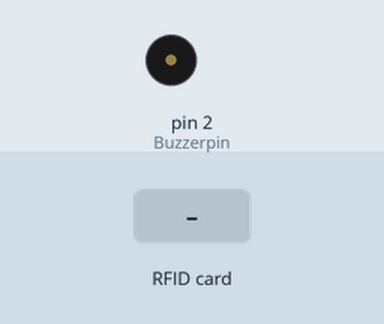
A sketch run on a simulated Arduino Uno, built with avr-gcc and run on an emulated ATmega328P. On the bench: buzzer (waves = sounding, pin HIGH). The test bench sets the inputs (shaded band). The local clock reads 2024-03-15 10:24:30 at power-on unless the sketch sets it; the modem accepts every AT command (registered, SIM ready, sends succeed) and sends nothing else; pins used as bus, display or sensor lines are not drawn; what the sketch prints to the serial monitor is not drawn.

Above: at 1.2 s.
1.3 s: RFID card 5E 7A 19 C4 held to the reader
Timing chart, 0 to 4.3 s (numbered marks = the images above; inputs shaded):
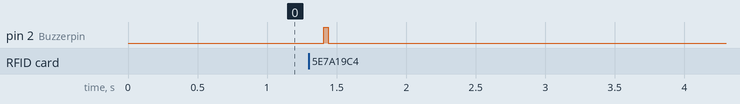

The sketch:

Lab06_rfid-rc522_read_uuid_2_lora.ino
```cpp
#include <SPI.h>
#include <MFRC522.h>
#include <stdio.h>
#include <DS1302.h>
#include <Wire.h>
#include <SoftwareSerial.h>
// DS1302 clock 模組 Arduino PIN 定義
const int kCePin   = 4;  //RST
const int kIoPin   = 5;  //DAT
const int kSclkPin = 6;  //CLK

DS1302 rtc(kCePin, kIoPin, kSclkPin);
// RFID Reader RFID-RC522模組 PIN 定義
#define RST_PIN         9          // Configurable, see typical pin layout above
#define SS_PIN          10         // Configurable, see typical pin layout above
//下面三個port 不能改     UNO        MEGA      NanoV3      Micro          Micro Pro
//SPI MOSI    MOSI         11         51        D11        ICSP-4           16
//SPI MISO    MISO         12         50        D12        ICSP-1           14
//SPI SCK     SCK          13         52        D13        ICSP-3           15
MFRC522 mfrc522(SS_PIN, RST_PIN);  // Create MFRC522 instance
//蜂鳴器 PIN 定義
int Buzzerpin = 2;
//lora module PIN define
SoftwareSerial LoRaUART(7,8); // to TX, to RX


String dayAsString(const Time::Day day) {
  switch (day) {
    case Time::kSunday: return "Sunday";
    case Time::kMonday: return "Monday";
    case Time::kTuesday: return "Tuesday";
    case Time::kWednesday: return "Wednesday";
    case Time::kThursday: return "Thursday";
    case Time::kFriday: return "Friday";
    case Time::kSaturday: return "Saturday";
  }
  return "(unknown day)";
}
String printTime() {
  // Get the current time and date from the chip.
  Time t = rtc.time();

  // Name the day of the week.
  const String day = dayAsString(t.day);

  // Format the time and date and insert into the temporary buffer.
  char buf[50];
  char lora_time[11];
  snprintf(buf, sizeof(buf), "%s %04d-%02d-%02d %02d:%02d:%02d",
           day.c_str(),
           t.yr, t.mon, t.date,
           t.hr, t.min, t.sec);
  snprintf(lora_time, sizeof(lora_time), "%02d%02d%02d%02d%02d",
           t.mon, t.date,
           t.hr, t.min, t.sec);
  // Print the formatted string to serial so we can see the time.
  Serial.println(buf);
  return lora_time;
}
void setup() {
  Serial.begin(9600);   // Initialize serial communications with the PC
  while (!Serial);    // Do nothing if no serial port is opened (added for Arduinos based on ATMEGA32U4)
  LoRaUART.begin(9600);
  LoRaUART.println("AT+SGMD?");
  //  while (!LoRaUART.available()) {
  //  Serial.println("wating for LoRaUART ready.....");
  //}
  Serial.println("LoRa Serial Ready");

  SPI.begin();      // Init SPI bus
  mfrc522.PCD_Init();   // Init MFRC522
  mfrc522.PCD_DumpVersionToSerial();  // Show details of PCD - MFRC522 Card Reader details
  Serial.println(F("Scan PICC to see UID, SAK, type, and data blocks..."));
  pinMode(Buzzerpin, OUTPUT);
  digitalWrite(Buzzerpin,LOW);     //蜂鳴器初始為不鳴叫

}

void loop() {
    // 確認是否有新卡片
    if (mfrc522.PICC_IsNewCardPresent() && mfrc522.PICC_ReadCardSerial()) {
      byte *id = mfrc522.uid.uidByte;   // 取得卡片的UID
      byte idSize = mfrc522.uid.size;   // 取得UID的長度

      Serial.print("PICC type: ");      // 顯示卡片類型
      // 根據卡片回應的SAK值（mfrc522.uid.sak）判斷卡片類型
      MFRC522::PICC_Type piccType = mfrc522.PICC_GetType(mfrc522.uid.sak);
      Serial.println(mfrc522.PICC_GetTypeName(piccType));

      Serial.print("UID Size: ");       // 顯示卡片的UID長度值
      Serial.println(idSize);
      char tmp;
      for (byte i = 0; i < idSize; i++) {  // 逐一顯示UID碼
        Serial.print("id[");
        Serial.print(i);
        Serial.print("]: ");
        Serial.println(id[i], HEX);       // 以16進位顯示UID值
        //sprintf(tmp, "0x%.2X",id[i]);
        //Serial.println(tmp);
      }
      String hexString0 = String(id[0],HEX);
      String hexString1 = String(id[1],HEX);
      String hexString2 = String(id[2],HEX);
      String hexString3 = String(id[3],HEX);
      if (String(id[0],HEX).length()==1){
        hexString0 = "0" + String(id[0],HEX);
        }
      if (String(id[1],HEX).length()==1){
        hexString1 = "0" + String(id[1],HEX);
        }
      if (String(id[2],HEX).length()==1){
        hexString2 = "0" + String(id[2],HEX);
        }
      if (String(id[3],HEX).length()==1){
        hexString3 = "0" + String(id[3],HEX);
        }
      String lora_TagID = hexString0 + hexString1 + hexString2 + hexString3;
      String lora_time = printTime();
      Serial.println(lora_TagID+lora_time);
      //Serial.println((lora_TagID+lora_time).length());
      LoRaUART.println("AT+DTX=18,"+lora_TagID+lora_time);
      Serial.println();
      //Serial.println(lora_time);
      digitalWrite(Buzzerpin,HIGH); //啟動蜂鳴器
      delay(30);
      mfrc522.PICC_HaltA();  // 讓卡片進入停止模式
      digitalWrite(Buzzerpin,LOW);   ////關閉蜂鳴器

    }
}
```

Measured:
- after the input at 1.3 s, pin 2 (Buzzerpin): LOW → HIGH after 0.11 s, → LOW 0.03 s later
